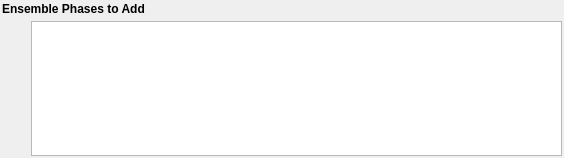
<?xml version="1.0" encoding="UTF-8"?>
<ui version="4.0">
 <class>EnsembleInfoCreationWidget</class>
 <widget class="QFrame" name="EnsembleInfoCreationWidget">
  <property name="geometry">
   <rect>
    <x>0</x>
    <y>0</y>
    <width>564</width>
    <height>158</height>
   </rect>
  </property>
  <layout class="QGridLayout" name="widgetLayout">
   <property name="leftMargin">
    <number>2</number>
   </property>
   <property name="topMargin">
    <number>2</number>
   </property>
   <property name="rightMargin">
    <number>2</number>
   </property>
   <property name="bottomMargin">
    <number>2</number>
   </property>
   <property name="spacing">
    <number>5</number>
   </property>
   <item row="1" column="0" colspan="2">
    <widget class="QLabel" name="label">
     <property name="styleSheet">
      <string notr="true">QLabel
{
font: 10pt &quot;Arial&quot;;
font-weight: bold;
}</string>
     </property>
     <property name="text">
      <string>Ensemble Phases to Add</string>
     </property>
    </widget>
   </item>
   <item row="2" column="1">
    <widget class="QTableView" name="ensemblePhasesTableView">
     <property name="sizePolicy">
      <sizepolicy hsizetype="Expanding" vsizetype="MinimumExpanding">
       <horstretch>0</horstretch>
       <verstretch>0</verstretch>
      </sizepolicy>
     </property>
     <property name="minimumSize">
      <size>
       <width>0</width>
       <height>100</height>
      </size>
     </property>
     <property name="maximumSize">
      <size>
       <width>16777215</width>
       <height>16777215</height>
      </size>
     </property>
     <property name="editTriggers">
      <set>QAbstractItemView::AllEditTriggers</set>
     </property>
     <property name="showDropIndicator" stdset="0">
      <bool>false</bool>
     </property>
     <property name="dragDropOverwriteMode">
      <bool>false</bool>
     </property>
     <property name="alternatingRowColors">
      <bool>true</bool>
     </property>
     <property name="verticalScrollMode">
      <enum>QAbstractItemView::ScrollPerPixel</enum>
     </property>
     <property name="horizontalScrollMode">
      <enum>QAbstractItemView::ScrollPerPixel</enum>
     </property>
     <property name="showGrid">
      <bool>false</bool>
     </property>
     <property name="wordWrap">
      <bool>false</bool>
     </property>
     <property name="cornerButtonEnabled">
      <bool>false</bool>
     </property>
     <attribute name="horizontalHeaderDefaultSectionSize">
      <number>250</number>
     </attribute>
     <attribute name="horizontalHeaderMinimumSectionSize">
      <number>100</number>
     </attribute>
     <attribute name="horizontalHeaderStretchLastSection">
      <bool>false</bool>
     </attribute>
     <attribute name="verticalHeaderVisible">
      <bool>false</bool>
     </attribute>
    </widget>
   </item>
   <item row="2" column="0">
    <layout class="QVBoxLayout" name="verticalLayout" stretch="0,0,0">
     <property name="leftMargin">
      <number>0</number>
     </property>
     <item>
      <widget class="QPushButton" name="addComparison">
       <property name="sizePolicy">
        <sizepolicy hsizetype="Fixed" vsizetype="Fixed">
         <horstretch>0</horstretch>
         <verstretch>0</verstretch>
        </sizepolicy>
       </property>
       <property name="minimumSize">
        <size>
         <width>24</width>
         <height>24</height>
        </size>
       </property>
       <property name="maximumSize">
        <size>
         <width>24</width>
         <height>24</height>
        </size>
       </property>
       <property name="toolTip">
        <string>Add Threshold Criteria</string>
       </property>
       <property name="statusTip">
        <string/>
       </property>
       <property name="whatsThis">
        <string/>
       </property>
       <property name="text">
        <string/>
       </property>
       <property name="icon">
        <iconset resource="../../../../../ExternalProjects/SIMPL/Source/SVWidgetsLib/icons/images/Icons.qrc">
         <normaloff>:/add.png</normaloff>:/add.png</iconset>
       </property>
       <property name="iconSize">
        <size>
         <width>24</width>
         <height>24</height>
        </size>
       </property>
       <property name="flat">
        <bool>true</bool>
       </property>
      </widget>
     </item>
     <item>
      <widget class="QPushButton" name="removeComparison">
       <property name="sizePolicy">
        <sizepolicy hsizetype="Fixed" vsizetype="Fixed">
         <horstretch>0</horstretch>
         <verstretch>0</verstretch>
        </sizepolicy>
       </property>
       <property name="minimumSize">
        <size>
         <width>24</width>
         <height>24</height>
        </size>
       </property>
       <property name="maximumSize">
        <size>
         <width>24</width>
         <height>24</height>
        </size>
       </property>
       <property name="toolTip">
        <string>Delete Threshold Criteria</string>
       </property>
       <property name="statusTip">
        <string/>
       </property>
       <property name="text">
        <string/>
       </property>
       <property name="icon">
        <iconset resource="../../../../../ExternalProjects/SIMPL/Source/SVWidgetsLib/icons/images/Icons.qrc">
         <normaloff>:/delete.png</normaloff>:/delete.png</iconset>
       </property>
       <property name="iconSize">
        <size>
         <width>24</width>
         <height>24</height>
        </size>
       </property>
       <property name="flat">
        <bool>true</bool>
       </property>
      </widget>
     </item>
     <item>
      <spacer name="verticalSpacer">
       <property name="orientation">
        <enum>Qt::Vertical</enum>
       </property>
       <property name="sizeHint" stdset="0">
        <size>
         <width>20</width>
         <height>40</height>
        </size>
       </property>
      </spacer>
     </item>
    </layout>
   </item>
  </layout>
 </widget>
 <resources>
  <include location="../../../../../ExternalProjects/SIMPL/Source/SVWidgetsLib/icons/images/Icons.qrc"/>
 </resources>
 <connections/>
</ui>
